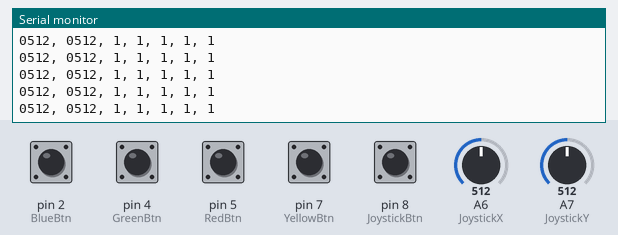
This program was run on a simulated Arduino Nano, built with avr-gcc and run on an emulated ATmega328P. Shown: the last lines printed to the serial monitor. The inputs (shaded band) are chosen by the test bench; at power-on: pin 2 (BlueBtn), pin 4 (GreenBtn), pin 5 (RedBtn), pin 7 (YellowBtn), pin 8 (JoystickBtn) HIGH, A6 (JoystickX) = 512, A7 (JoystickY) = 512. EEPROM starts erased; no radio packets arrive unless stated.

Above: at 1.3 s.
1.4 s: A6 (JoystickX) set to 716
At 2.4 s:
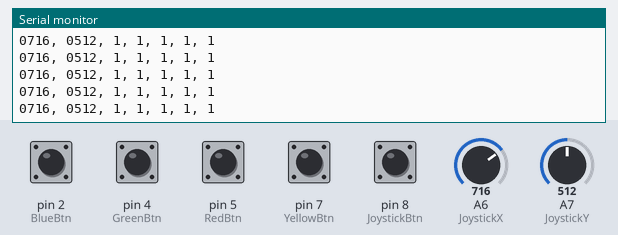
4.4 s: A7 (JoystickY) set to 716
At 5.1 s:
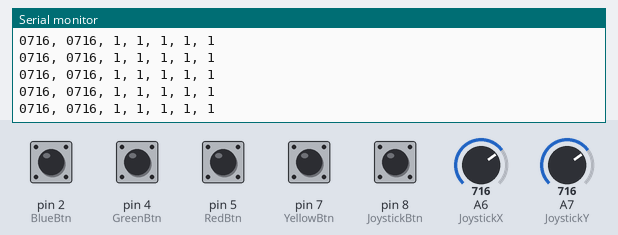

The program:

main.cpp
```cpp
// Battlebots Remote Code
// by: John Brereton & Logan Greif
// Made for RF-Nano board

#include <Arduino.h>
#include <SPI.h>
#include <nRF24L01.h>
#include <RF24.h>
#include <EEPROM.h>

RF24 radio(10, 9);

//const byte addresses[][6] = {"00001", "00002"};

const int YellowBtn = 7;
const int RedBtn = 5;
const int GreenBtn = 4;
const int BlueBtn = 2;
const int JoystickBtn = 8;
const int JoystickX = A6;
const int JoystickY = A7;

char sendPacket[32] = "";
char recievePacket[32] = "";

// EEPROM cutom object
struct eepromData {
  byte readChannel[6];
  byte writeChannel[6];
  char name[20];
};

eepromData controllerData;


void setup() {
  Serial.begin(9600);
  //Check if EEPROM is programmed with valid data
  int checkValue = 0;
  EEPROM.get(0, checkValue);
  if(checkValue != 1){
    Serial.println("Programming EEPROM with default values");
    eepromData defaultData = {
      "00002",
      "00001",
      "Untitled Document"
    };
    EEPROM.put(0, 1);
    EEPROM.put(16, defaultData);
  }
  EEPROM.get(16, controllerData);

  /* Print out juicy details
  Serial.print("Read Channel ");
  Serial.println(controllerData.readChannel);
  Serial.print("Write Channel ");
  Serial.println(controllerData.writeChannel);
  Serial.print("Robot Name ");
  Serial.println(controllerData.name);
*/
  radio.begin();
  radio.openWritingPipe(controllerData.writeChannel);
  radio.setPALevel(RF24_PA_MIN);
  pinMode(JoystickBtn, INPUT_PULLUP);
  pinMode(BlueBtn, INPUT_PULLUP);
  pinMode(YellowBtn, INPUT_PULLUP);
  pinMode(GreenBtn, INPUT_PULLUP);
  pinMode(RedBtn, INPUT_PULLUP);

  Serial.println("Remote starting");
  radio.stopListening();
  Serial.println("Radio is living");
}

void loop() {
  delay(5);
  int joystickXValue = analogRead(JoystickX);
  int joystickYValue = analogRead(JoystickY);
  sprintf(
    sendPacket,
    "%04d, %04d, %01d, %01d, %01d, %01d, %01d",
    joystickXValue,
    joystickYValue,
    digitalRead(JoystickBtn),
    digitalRead(BlueBtn),
    digitalRead(YellowBtn),
    digitalRead(GreenBtn),
    digitalRead(RedBtn)
  );
  Serial.println(sendPacket);
  radio.stopListening();
  radio.write(&sendPacket, sizeof(sendPacket));
}
```

Measured:
- after the input at 1.4 s, the serial monitor: prints a new line after 0.08 s (image 1)
- after the input at 4.4 s, the serial monitor: prints a new line after 0.08 s (image 2)
